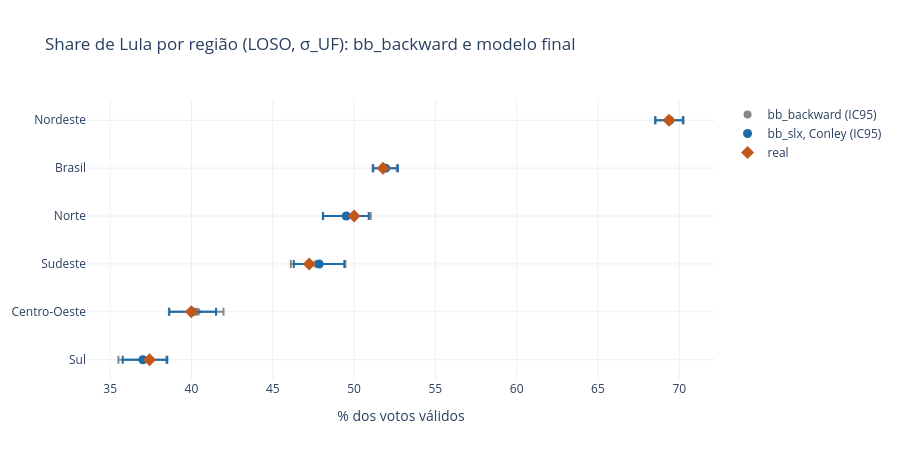

The cell this chart's notebook holds for it:
### Code cell
bb = pd.read_csv(TAB / "estimativas_regionais.csv").set_index("regiao")
pf = PF.set_index("nome")
CMP = pd.DataFrame({"real_pct": pf.real_pct,
    "bb_backward_pct": bb.lula_pct, "bb_backward_q025": bb.q025, "bb_backward_q975": bb.q975, "bb_backward_erro_pp": bb.erro_pp, "bb_backward_largura_pp": bb.largura_pp,
    "final_pct": pf.lula_pct, "final_q025": pf.q025, "final_q975": pf.q975, "final_q05": pf.q05, "final_q95": pf.q95, "final_erro_pp": pf.erro_pp, "final_largura_pp": pf.largura_pp}).rename_axis("regiao")
CMP.to_csv(TAB / "final_comparacao_regional.csv"); print(CMP.round(3).to_string())
print("erro absoluto médio nas 5 regiões (pp): bb_backward", round(CMP.drop("Brasil").bb_backward_erro_pp.abs().mean(), 3), "| final", round(CMP.drop("Brasil").final_erro_pp.abs().mean(), 3))
d = PF.sort_values("lula_pct"); b2 = bb.loc[d.nome]
fig = go.Figure()
fig.add_trace(go.Scatter(x=b2.lula_pct, y=d.nome, mode="markers", name="bb_backward (IC95)", error_x=dict(type="data", symmetric=False, array=b2.q975 - b2.lula_pct, arrayminus=b2.lula_pct - b2.q025), marker=dict(color="#888", size=8)))
fig.add_trace(go.Scatter(x=d.lula_pct, y=d.nome, mode="markers", name=f"{NOME_F}, Conley (IC95)", error_x=dict(type="data", symmetric=False, array=d.q975 - d.lula_pct, arrayminus=d.lula_pct - d.q025), marker=dict(color="#1b6ca8", size=9)))
fig.add_trace(go.Scatter(x=d.real_pct, y=d.nome, mode="markers", name="real", marker=dict(color="#c2571a", symbol="diamond", size=10)))
fig.update_layout(title="Share de Lula por região (LOSO, σ_UF): bb_backward e modelo final", xaxis_title="% dos votos válidos", template="plotly_white", height=460)
G.salvar(fig, FIG / "final_regional.html"); fig.show()
print("tempo total do notebook:", round(time.time() - T0), "s")

### Figure 1 — Plotly figure (JSON) as saved in the notebook; plotly's stock layout.template omitted (floating-point values rounded to 4 significant figures)
{"data": [{"error_x": {"array": [1.464, 1.648, 1.756, 1.53, 0.7219, 0.8506], "arrayminus": [1.488, 1.71, 1.604, 1.396, 0.7672, 0.9129], "symmetric": false, "type": "data"}, "marker": {"color": "#888", "size": 8}, "mode": "markers", "name": "bb_backward (IC95)", "type": "scatter", "x": [37.0, 40.32, 47.71, 49.5, 51.91, 69.42], "y": ["Sul", "Centro-Oeste", "Sudeste", "Norte", "Brasil", "Nordeste"]}, {"error_x": {"array": [1.502, 1.471, 1.542, 1.381, 0.7482, 0.8098], "arrayminus": [1.241, 1.403, 1.564, 1.441, 0.7708, 0.8732], "symmetric": false, "type": "data"}, "marker": {"color": "#1b6ca8", "size": 9}, "mode": "markers", "name": "bb_slx, Conley (IC95)", "type": "scatter", "x": [37.01, 40.04, 47.86, 49.52, 51.95, 69.41], "y": ["Sul", "Centro-Oeste", "Sudeste", "Norte", "Brasil", "Nordeste"]}, {"marker": {"color": "#c2571a", "size": 10, "symbol": "diamond"}, "mode": "markers", "name": "real", "type": "scatter", "x": [37.42, 39.99, 47.24, 50.01, 51.78, 69.37], "y": ["Sul", "Centro-Oeste", "Sudeste", "Norte", "Brasil", "Nordeste"]}], "layout": {"height": 460, "title": {"text": "Share de Lula por região (LOSO, σ_UF): bb_backward e modelo final"}, "xaxis": {"title": {"text": "% dos votos válidos"}}}}
